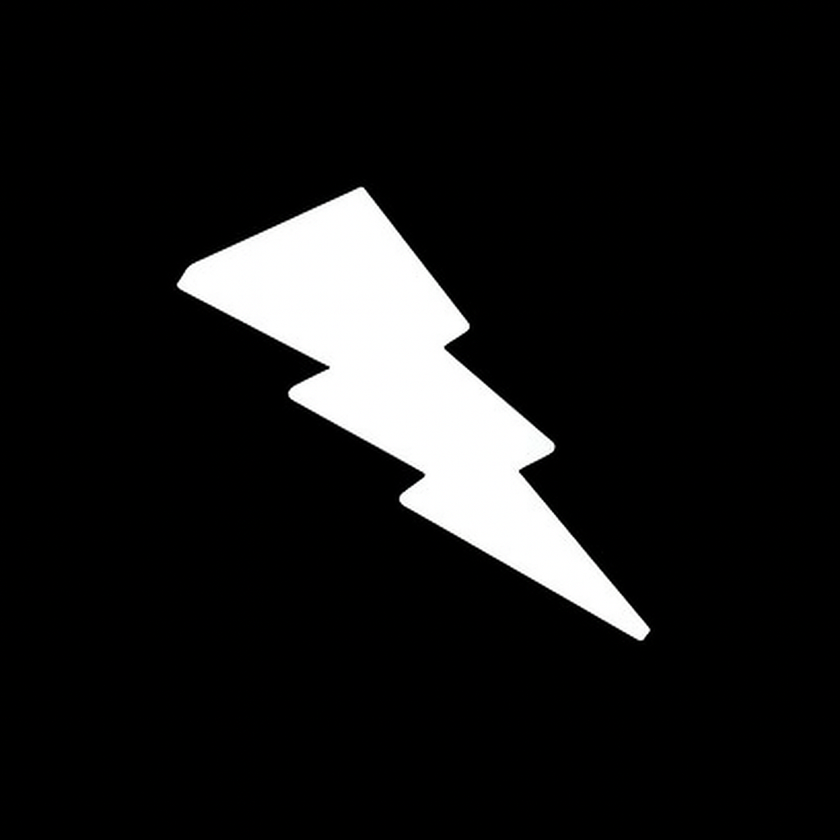
#> input picture 3 -  Image Processing in OpenCV/3.8 - Contours in OpenCV/3.8.2 - Contour Features/lightning.png, 840 x 840 px, shrunk from 1024 x 1024 before the run
$ python 7a_StraightBoundingRectangle.py
#> lines starting #> are read from the running program, lines starting #| are printed output that depends on the picture; after the words box and inside, x2 and y2 are one past the last pixel; in counts of white or black regions, pixels touching at a corner belong together
import cv2
import numpy as np

img = cv2.imread('lightning.png')
#> img is the input picture: shape (840, 840, 3); mean B, G, R 23.4, 23.4, 23.4
img_gray = cv2.imread('lightning.png',0)
#> img_gray: shape (840, 840); min 0, max 255, mean 23.3
ret,thresh = cv2.threshold(img_gray,127,255,0)
#> thresh: shape (840, 840); 9.2% white; 1 white region
contours,hierarchy = cv2.findContours(thresh, 1, 2)
#> contours = 1 contour; box (x1, y1, x2, y2) and area: (177, 187, 650, 640) 64108
cnt = contours[0]
#> cnt = contour of 851 points, box (x1, y1, x2, y2) (177, 187, 650, 640), area 64108

x,y,w,h = cv2.boundingRect(cnt)
#> x = 177; y = 187; w = 473; h = 453
img = cv2.rectangle(img,(x,y),(x+w,y+h),(0,255,0),2)
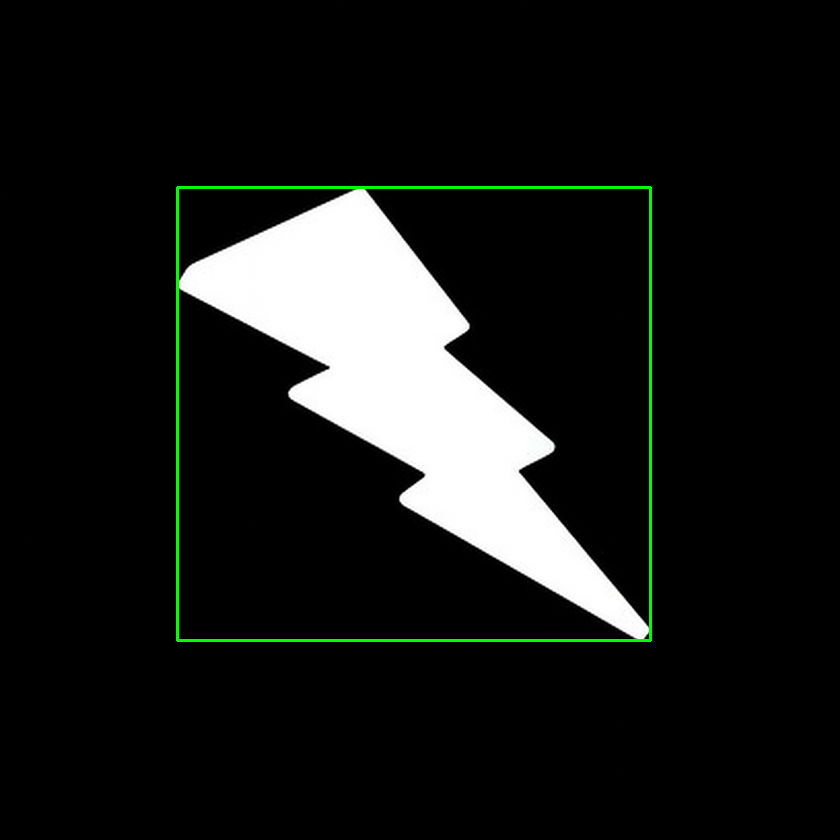
#> img: shape (840, 840, 3); 0.79% of pixels changed, all inside (x1, y1, x2, y2) = (176, 186, 652, 642)

cv2.imwrite('7a_StraightBoundingRectangle.png', img)
